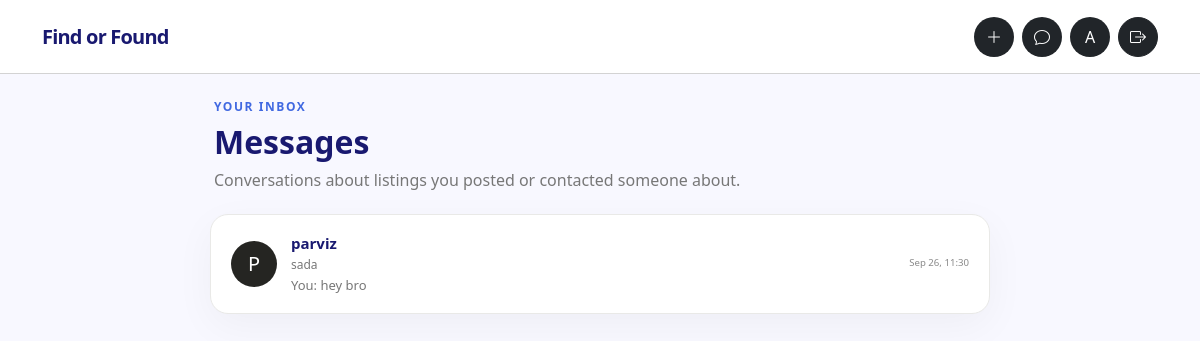
The app's page /notifs/ (signed in) with its own data.
### adds/models.py (models this page shows, shortened)
class Post(models.Model):
   title = models.CharField(max_length=200, unique=True)
   image = models.ImageField(upload_to="posts/", null=True, blank=True)
   slug = models.SlugField(max_length=220, unique=True, blank=True)
   content = models.TextField()
   author = models.ForeignKey(
       settings.AUTH_USER_MODEL, on_delete=models.SET_NULL,null=True, blank=True,
       related_name="posts",)#related names for view
   created_at = models.DateTimeField(auto_now_add=True)

class Message(models.Model):
   post = models.ForeignKey(Post, on_delete=models.CASCADE, related_name="messages")
   sender = models.ForeignKey(settings.AUTH_USER_MODEL, on_delete=models.CASCADE, related_name="sent_messages")
   recipient = models.ForeignKey(settings.AUTH_USER_MODEL, on_delete=models.CASCADE, related_name="received_messages")
   body = models.TextField(max_length=2000)
   is_read = models.BooleanField(default=False)
   created_at = models.DateTimeField(auto_now_add=True)
   class Meta:
       ordering = ["created_at"]

### adds/views.py (the view)
# urls.py: path("notifs/", views.notifs_view, name="notifs"),
@login_required
def notifs_view(request):
    latest = Message.objects.filter(Q(sender=request.user) | Q(recipient=request.user)).select_related("post", "sender", "recipient").order_by("-created_at")
    conversations = {}
    for message in latest:
        peer = message.recipient if message.sender_id == request.user.id else message.sender
        key = (message.post_id, peer.id)
        if key not in conversations:
            conversations[key] = {"post": message.post, "person": peer, "latest": message, "unread": 0}
        if message.recipient_id == request.user.id and not message.is_read:
            conversations[key]["unread"] += 1
    return render(request, "adds/notifs.html", {"conversations": conversations.values()})

### adds/context_processors.py (called while the page is built)
def unread_message_count(request):
    if not request.user.is_authenticated:
        return {"unread_message_count": 0}
    return {"unread_message_count": Message.objects.filter(recipient=request.user, is_read=False).count()}

### templates/adds/notifs.html (shortened to what this page needs)
{% extends "base.html" %}
{% block content %}
<section class="inbox-page">
  <div class="inbox-heading"><div><p class="eyebrow">YOUR INBOX</p><h1>Messages</h1><p>Conversations about listings you posted or contacted someone about.</p></div></div>
  <div class="inbox-list">
    {% for conversation in conversations %}
    <a class="inbox-item" href="{% url 'message' conversation.post.slug %}?with={{ conversation.person.id }}">
      <span class="chat-avatar">{{ conversation.person.username|slice:":1"|upper }}</span>
      <span class="inbox-copy"><strong>{{ conversation.person.username }}</strong><small>{{ conversation.post.title }}</small><span>{% if conversation.latest.sender_id == user.id %}You: {% endif %}{{ conversation.latest.body|truncatechars:75 }}</span></span>
      <span class="inbox-meta"><small>{{ conversation.latest.created_at|date:"M j, H:i" }}</small>{% if conversation.unread %}<b class="inbox-unread">{{ conversation.unread }}</b>{% endif %}</span>
    </a>
    {% empty %}
    <div class="inbox-empty"><i class="bi bi-chat-square-text"></i><strong>No conversations yet</strong><span>Open a listing and select Message to contact its author.</span></div>
    {% endfor %}
  </div>
</section>
{% endblock content %}

### templates/base.html (shortened to what this page needs)
<!doctype html>
{% load static %}
<html lang="en">
  <head>
    <link
      href="https://cdn.jsdelivr.net/npm/bootstrap@5.0.2/dist/css/bootstrap.min.css"
      rel="stylesheet"
    />
    <link
      rel="stylesheet"
      href="https://cdn.jsdelivr.net/npm/bootstrap-icons@1.11.3/font/bootstrap-icons.min.css"
    />
    <link rel="stylesheet" href="{% static 'css/style.css' %}" />
  </head>
  <body>
    <nav class="navbar navbar-expand-lg site-nav">
      <div class="container">
        <a class="navbar-brand" href="{% url 'home' %}" title="Home">
          Find or Found
        </a>
        <div class="d-flex align-items-center">
          {% if user.is_authenticated %}
          <a
            href="{% url 'post' %}"
            class="text-decoration-none me-2"
            title="Notifications"
          >
            <span
              class="bg-dark text-white rounded-circle d-flex align-items-center justify-content-center"
              style="width: 40px; height: 40px"
            >
              <i class="bi bi-plus-lg"></i>
            </span>
          </a>
          <a
            href="{% url 'notifs' %}"
            class="text-decoration-none me-2"
            title="Notifications"
          >
            <span
              class="bg-dark text-white rounded-circle d-flex align-items-center justify-content-center position-relative"
              style="width: 40px; height: 40px"
            >
              <i class="bi bi-chat"></i>
            </span>
          </a>
          <a
            href="{% url 'profile' %}"
            class="text-decoration-none me-2"
            title="Profile"
          >
            <span
              class="bg-dark text-white rounded-circle d-flex align-items-center justify-content-center"
              style="width: 40px; height: 40px"
            >
              {{ user.username|slice:":1"|upper }}
            </span>
          </a>
          <form method="post" action="{% url 'logout' %}" class="m-0">
            <button
              class="btn btn-dark rounded-circle d-flex align-items-center justify-content-center"
              type="submit"
              style="width: 40px; height: 40px"
              title="Logout"
            >
              <i class="bi bi-box-arrow-right"></i>
            </button>
          </form>
          {% else %}
          <a class="nav-link" href="{% url 'signup' %}">Signup</a>
          <a class="nav-link" href="{% url 'login' %}">Login</a>
          {% endif %}
        </div>
      </div>
    </nav>
    <main class="container page-shell my-4">
      {% block content %} {% endblock content %}
    </main>
  </body>
</html>

### static/css/style.css (style rules this page uses)
:root { --page-background: ghostwhite; --surface: white; --soft-surface: whitesmoke; --tab-background: lavender; --image-placeholder: gainsboro; --ink: midnightblue; --heading-ink: darkslategray; --muted-text: slategray; --soft-text: lightslategray; --body-text: dimgray; --link-blue: steelblue; --accent-blue: royalblue; --soft-blue: aliceblue; --icon-blue: cornflowerblue; --light-border: lightgray; --input-border: gainsboro; --empty-border: lightsteelblue; --dark-media: midnightblue; --nav-background: white; --dark-overlay: black; --card-shadow: lightgray; --active-tab-shadow: lightgray; --detail-shadow: lightgray; }
body { background: var(--page-background); color: var(--ink); }
.site-nav { background: var(--nav-background); border-bottom: 1px solid var(--light-border); min-height: 74px; }
.navbar-brand { color: var(--ink) !important; font-weight: 800; letter-spacing: -0.04em; }
.page-shell { max-width: 1180px; }
.eyebrow { color: var(--accent-blue); font-size: 0.75rem; font-weight: 800; letter-spacing: 0.13em; margin-bottom: 0.45rem; text-transform: uppercase; }
.chat-avatar { width:46px;height:46px;border-radius:50%;display:grid;place-items:center;background:#252522;color:#fff;font-size:20px }
.inbox-page { max-width:780px;margin:24px auto }
.inbox-heading { margin:0 4px 22px }
.inbox-heading h1 { font-size:32px;font-weight:700;margin:0 0 6px }
.inbox-heading p:last-child { color:#777;margin:0 }
.inbox-list { background:#fff;border:1px solid #e9e9e7;border-radius:18px;overflow:hidden;box-shadow:0 12px 40px #2020200b }
.inbox-item { display:flex;align-items:center;gap:14px;padding:17px 20px;color:inherit;text-decoration:none;border-bottom:1px solid #eee }
.inbox-item:last-child { border-bottom:0 }
.inbox-copy { display:flex;flex-direction:column;min-width:0;flex:1 }
.inbox-copy strong { font-size:15px }
.inbox-copy small { font-size:12px;color:#777;margin:2px 0 }
.inbox-copy>span { font-size:13px;color:#777;overflow:hidden;text-overflow:ellipsis;white-space:nowrap }
.inbox-meta { display:flex;flex-direction:column;align-items:end;gap:7px;color:#888;font-size:11px;flex:none }

### records on screen
Post: person.username "P", person.username "parviz", post "sada", latest.body "hey bro", latest.created_at "Sep 26, 11:30"

### other values on screen
{{ user.username|slice:":1"|upper }} "A"
